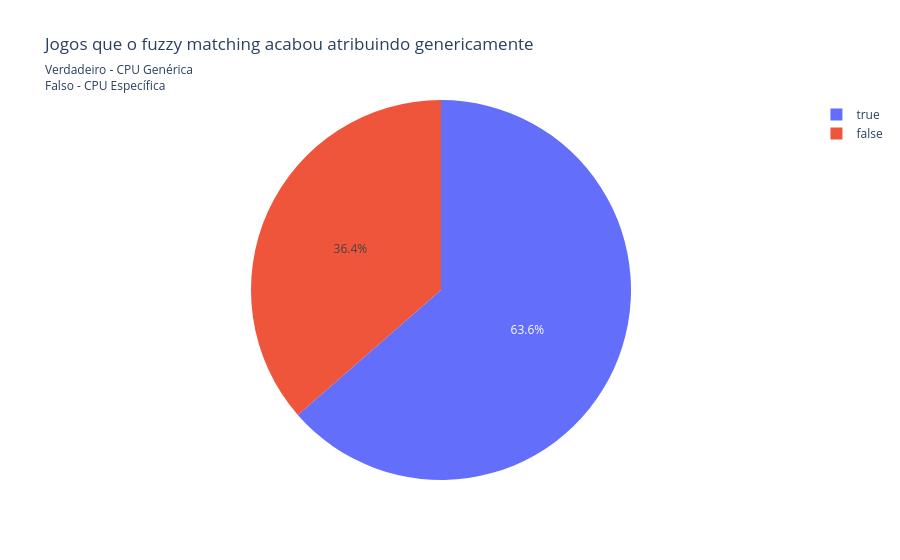

Write notebook code for a chart like this one.
### Code cell
px.pie(games, names='isMatchGeneric', title='Jogos que o fuzzy matching acabou atribuindo genericamente', subtitle='Verdadeiro - CPU Genérica<br>Falso - CPU Específica')

### Figure 1 — Plotly figure (JSON) as saved in the notebook; plotly's stock layout.template omitted (floating-point values rounded to 4 significant figures; data arrays with more than 128 entries replaced by an {"elided": "..."} marker saying what was removed)
{"data": [{"domain": {"x": [0, 1], "y": [0, 1]}, "hovertemplate": "isMatchGeneric=%{label}<extra></extra>", "labels": {"elided": "19506 bool values"}, "legendgroup": "", "name": "", "showlegend": true, "type": "pie"}], "layout": {"legend": {"tracegroupgap": 0}, "title": {"subtitle": {"text": "Verdadeiro - CPU Genérica<br>Falso - CPU Específica"}, "text": "Jogos que o fuzzy matching acabou atribuindo genericamente"}}}
